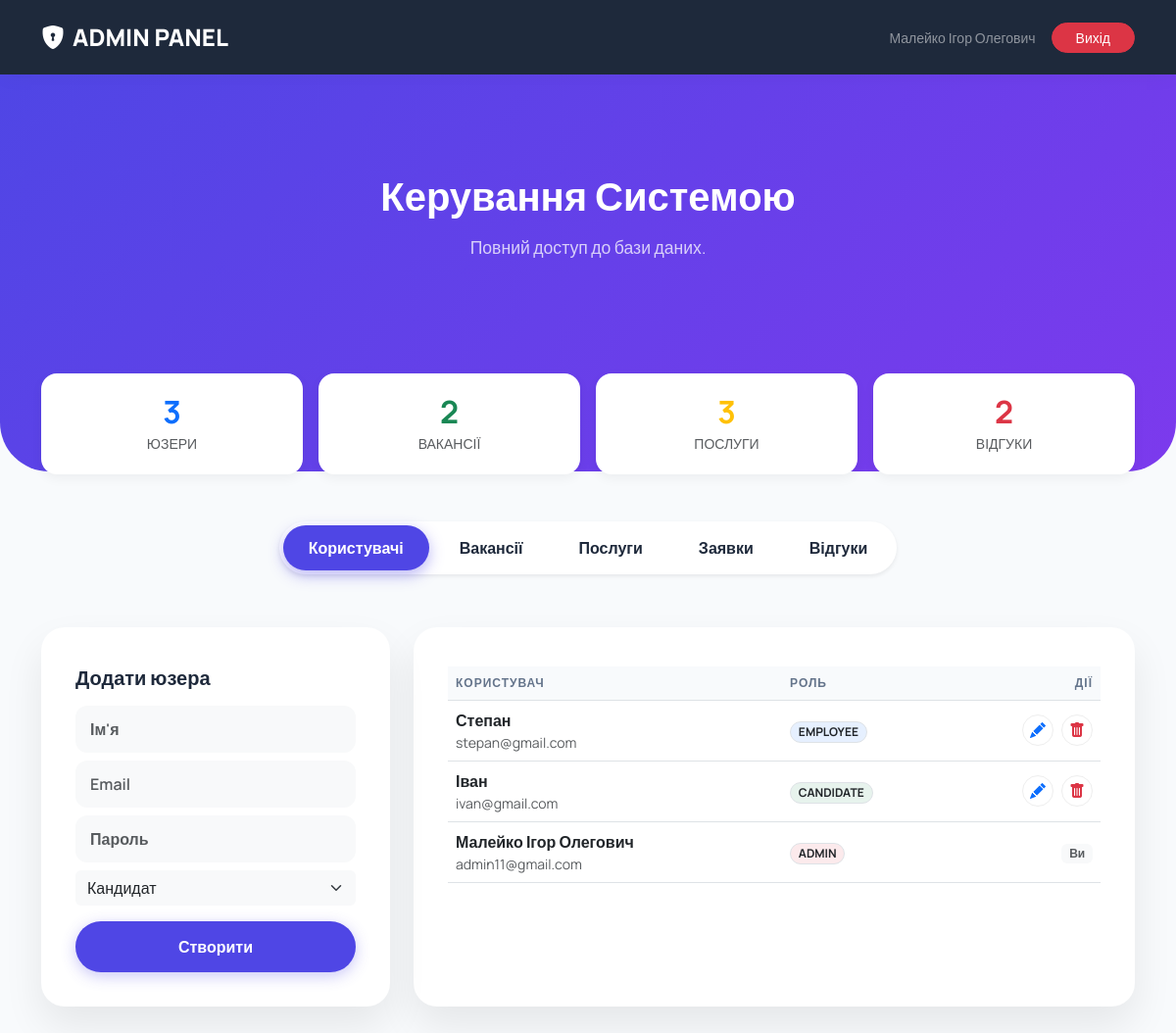
Screenshot of /admin.php (signed in) with the database file from the repository.
### tables this page shows
CREATE TABLE `users` (
  `id` int(11) NOT NULL,
  `username` varchar(50) NOT NULL,
  `email` varchar(100) NOT NULL,
  `password` varchar(255) NOT NULL,
  `role` enum('admin','employee','candidate') NOT NULL DEFAULT 'candidate',
  `created_at` timestamp NOT NULL DEFAULT current_timestamp()
);

### admin.php (the view, shortened to what this page needs)
<?php
require_once 'db.php';
$uid = $_SESSION['user_id'];
$active_tab = $_GET['tab'] ?? 'users';
$stat_users = $conn->query("SELECT COUNT(*) FROM users")->fetch_row()[0];
$stat_vacancies = $conn->query("SELECT COUNT(*) FROM vacancies")->fetch_row()[0];
$stat_services = $conn->query("SELECT COUNT(*) FROM services")->fetch_row()[0];
$stat_reviews = $conn->query("SELECT COUNT(*) FROM reviews")->fetch_row()[0];
?>
<!DOCTYPE html>
<html lang="uk">
<head>
    <link href="https://cdn.jsdelivr.net/npm/bootstrap@5.3.0/dist/css/bootstrap.min.css" rel="stylesheet">
    <link rel="stylesheet" href="https://cdn.jsdelivr.net/npm/bootstrap-icons@1.10.0/font/bootstrap-icons.css">
    <link href="css/style.css?v=<?php echo time(); ?>" rel="stylesheet">
</head>
<body>
<nav class="navbar navbar-expand-lg admin-nav sticky-top">
  <div class="container">
    <span class="navbar-brand"><i class="bi bi-shield-lock-fill me-2"></i>ADMIN PANEL</span>
    <div class="d-flex align-items-center">
        <span class="text-white-50 me-3 small d-none d-md-block"><?php echo htmlspecialchars($_SESSION['username']); ?></span>
        <a href="logout.php" class="btn btn-sm btn-danger rounded-pill px-4">Вихід</a>
    </div>
  </div>
</nav>
<header class="hero-section">
    <div class="container"><h1 class="hero-title">Керування Системою</h1><p class="hero-text opacity-75">Повний доступ до бази даних.</p></div>
</header>
<div class="container overlap-container">
    <div class="row g-3 mb-5">
        <div class="col-6 col-md-3"><div class="stat-card"><h2 class="fw-bold text-primary mb-0"><?php echo $stat_users; ?></h2><small class="text-muted">ЮЗЕРИ</small></div></div>
        <div class="col-6 col-md-3"><div class="stat-card"><h2 class="fw-bold text-success mb-0"><?php echo $stat_vacancies; ?></h2><small class="text-muted">ВАКАНСІЇ</small></div></div>
        <div class="col-6 col-md-3"><div class="stat-card"><h2 class="fw-bold text-warning mb-0"><?php echo $stat_services; ?></h2><small class="text-muted">ПОСЛУГИ</small></div></div>
        <div class="col-6 col-md-3"><div class="stat-card"><h2 class="fw-bold text-danger mb-0"><?php echo $stat_reviews; ?></h2><small class="text-muted">ВІДГУКИ</small></div></div>
    </div>
    <div class="text-center mb-4">
        <ul class="nav nav-pills justify-content-center d-inline-flex bg-white rounded-pill p-1 shadow-sm" id="pills-tab">
            <li class="nav-item"><a class="nav-link <?php echo $active_tab=='users'?'active':''; ?>" href="?tab=users">Користувачі</a></li>
            <li class="nav-item"><a class="nav-link <?php echo $active_tab=='vacancies'?'active':''; ?>" href="?tab=vacancies">Вакансії</a></li>
            <li class="nav-item"><a class="nav-link <?php echo $active_tab=='services'?'active':''; ?>" href="?tab=services">Послуги</a></li>
            <li class="nav-item"><a class="nav-link <?php echo $active_tab=='applications'?'active':''; ?>" href="?tab=applications">Заявки</a></li>
            <li class="nav-item"><a class="nav-link <?php echo $active_tab=='reviews'?'active':''; ?>" href="?tab=reviews">Відгуки</a></li>
        </ul>
    </div>
    <div class="tab-content">
        <div class="tab-pane fade <?php echo $active_tab=='users'?'show active':''; ?>">
            <div class="row g-4">
                <div class="col-lg-4">
                    <div class="dashboard-card sticky-top" style="top: 80px;">
                        <h5 class="fw-bold mb-3">Додати юзера</h5>
                        <form method="POST">
                            <input type="text" name="username" class="form-control mb-2 bg-light border-0" placeholder="Ім'я" required>
                            <input type="email" name="email" class="form-control mb-2 bg-light border-0" placeholder="Email" required>
                            <input type="password" name="password" class="form-control mb-2 bg-light border-0" placeholder="Пароль" required>
                            <select name="role" class="form-select mb-3 bg-light border-0">
                                <option value="candidate">Кандидат</option>
                            </select>
                            <button name="create_user" class="btn btn-primary-custom w-100">Створити</button>
                        </form>
                    </div>
                </div>
                <div class="col-lg-8">
                    <div class="dashboard-card">
                        <div class="table-responsive">
                            <table class="table align-middle table-hover table-admin mb-0">
                                <thead><tr><th>Користувач</th><th>Роль</th><th class="text-end">Дії</th></tr></thead>
                                <tbody>
                                    <?php $users=$conn->query("SELECT * FROM users ORDER BY id DESC"); while($u=$users->fetch_assoc()):
                                        $bg = match($u['role']){'admin'=>'bg-danger','employee'=>'bg-primary',default=>'bg-success'}; ?>
                                    <tr>
                                        <td><div class="fw-bold text-dark"><?php echo htmlspecialchars($u['username']); ?></div><div class="small text-muted"><?php echo htmlspecialchars($u['email']); ?></div></td>
                                        <td><span class="badge <?php echo $bg; ?> rounded-pill bg-opacity-10 text-dark border"><?php echo strtoupper($u['role']); ?></span></td>
                                        <td class="text-end">
                                            <?php if($u['id']!=$uid): ?>
                                            <div class="d-flex justify-content-end gap-2">
                                                <button class="action-btn text-primary" onclick="editUser('<?php echo $u['id']; ?>','<?php echo $u['username']; ?>','<?php echo $u['email']; ?>','<?php echo $u['role']; ?>')" data-bs-toggle="modal" data-bs-target="#editUserM"><i class="bi bi-pencil-fill"></i></button>
                                                <form method="POST" onsubmit="return confirm('Видалити?');"><input type="hidden" name="user_id" value="<?php echo $u['id']; ?>"><button name="delete_user" class="action-btn text-danger"><i class="bi bi-trash-fill"></i></button></form>
                                            </div>
                                            <?php else: echo '<span class="badge bg-light text-muted">Ви</span>'; endif; ?>
                                        </td>
                                    </tr>
                                    <?php endwhile; ?>
                                </tbody>
                            </table>
                        </div>
                    </div>
                </div>
            </div>
        </div>
    </div>
</div>
</body>
</html>

### style.css (style rules this page uses)
:root { --primary: #4f46e5; --accent: #06b6d4; --bg-body: #f8fafc; --text-dark: #1e293b; --text-muted: #64748b; }
body { font-family: 'Manrope', sans-serif; background-color: var(--bg-body); color: var(--text-dark); display: flex; flex-direction: column; min-height: 100vh; margin: 0; }
.navbar { background: rgba(255, 255, 255, 0.98); box-shadow: 0 4px 20px rgba(0,0,0,0.03); padding: 15px 0; position: sticky; top: 0; z-index: 1000; }
.navbar-brand { font-weight: 800; font-size: 1.5rem; background: linear-gradient(to right, var(--primary), var(--accent)); -webkit-background-clip: text; background-clip: text; color: transparent; }
.hero-section { background: linear-gradient(135deg, #4f46e5 0%, #7c3aed 100%); color: white; padding: 100px 0 250px; text-align: center; border-radius: 0 0 50px 50px; position: relative; z-index: 1; margin-bottom: -180px; }
.hero-title { font-size: 3rem; font-weight: 800; margin-bottom: 20px; }
.hero-text { font-size: 1.2rem; opacity: 0.95; }
.overlap-container { position: relative; z-index: 2; margin-bottom: 60px; }
.dashboard-card, .feature-card { background: white; border-radius: 24px; padding: 35px; box-shadow: 0 20px 40px rgba(0,0,0,0.08); height: 100%; border-top: 5px solid transparent; transition: transform 0.3s; }
.nav-pills { display: inline-flex; justify-content: center; background: white; padding: 6px; border-radius: 50px; box-shadow: 0 10px 30px rgba(0,0,0,0.1); margin-bottom: 30px; flex-wrap: wrap; gap: 5px; }
.nav-pills .nav-link { color: var(--text-dark) !important; font-weight: 700; padding: 10px 25px; border-radius: 40px; transition: all 0.3s; border: 1px solid transparent; }
.nav-pills .nav-link.active { background-color: var(--primary) !important; color: white !important; box-shadow: 0 5px 15px rgba(79, 70, 229, 0.4); }
.btn-primary-custom { background-color: var(--primary); color: white; padding: 10px 25px; border-radius: 50px; font-weight: 700; border: none; transition: 0.3s; }
.hero-section { background: linear-gradient(135deg, #4f46e5 0%, #7c3aed 100%); color: white; padding-top: 100px; padding-bottom: 200px; text-align: center; border-radius: 0 0 50px 50px; position: relative; z-index: 1; margin-bottom: -100px; }
.hero-title { font-size: 2.5rem; font-weight: 800; margin-bottom: 15px; }
.hero-text { font-size: 1.1rem; opacity: 0.9; }
.form-control { background-color: #f1f5f9; border: 2px solid transparent; padding: 12px 15px; border-radius: 12px; font-weight: 600; color: #1e293b; transition: 0.3s; }
.btn-primary-custom { background-color: #4f46e5; color: white; padding: 14px 30px; border-radius: 50px; font-weight: 700; border: none; width: 100%; transition: all 0.3s ease; box-shadow: 0 4px 15px rgba(79, 70, 229, 0.3); }

### admin.php (style rules this page uses)
.admin-nav { background: #1e293b !important; }
.admin-nav .navbar-brand { color: white !important; background: none; -webkit-text-fill-color: initial; }
.stat-card { background: white; border-radius: 16px; padding: 20px; box-shadow: 0 4px 12px rgba(0,0,0,0.05); text-align: center; }
.table-admin th { background: #f8fafc; text-transform: uppercase; font-size: 0.75rem; color: #64748b; letter-spacing: 1px; }
.action-btn { width: 32px; height: 32px; display: flex; align-items: center; justify-content: center; border-radius: 50%; transition: 0.2s; border: 1px solid #eee; background: white; }

### rows the page displays
users: username "Степан", email "stepan@gmail.com", role "EMPLOYEE"
users: username "Іван", email "ivan@gmail.com", role "CANDIDATE"
users: username "Малейко Ігор Олегович", email "admin11@gmail.com", role "ADMIN", shows "Ви"

### other values shown
$_SESSION['username'] "Малейко Ігор Олегович"
$stat_users "3"
$stat_vacancies "2"
$stat_services "3"
$stat_reviews "2"
